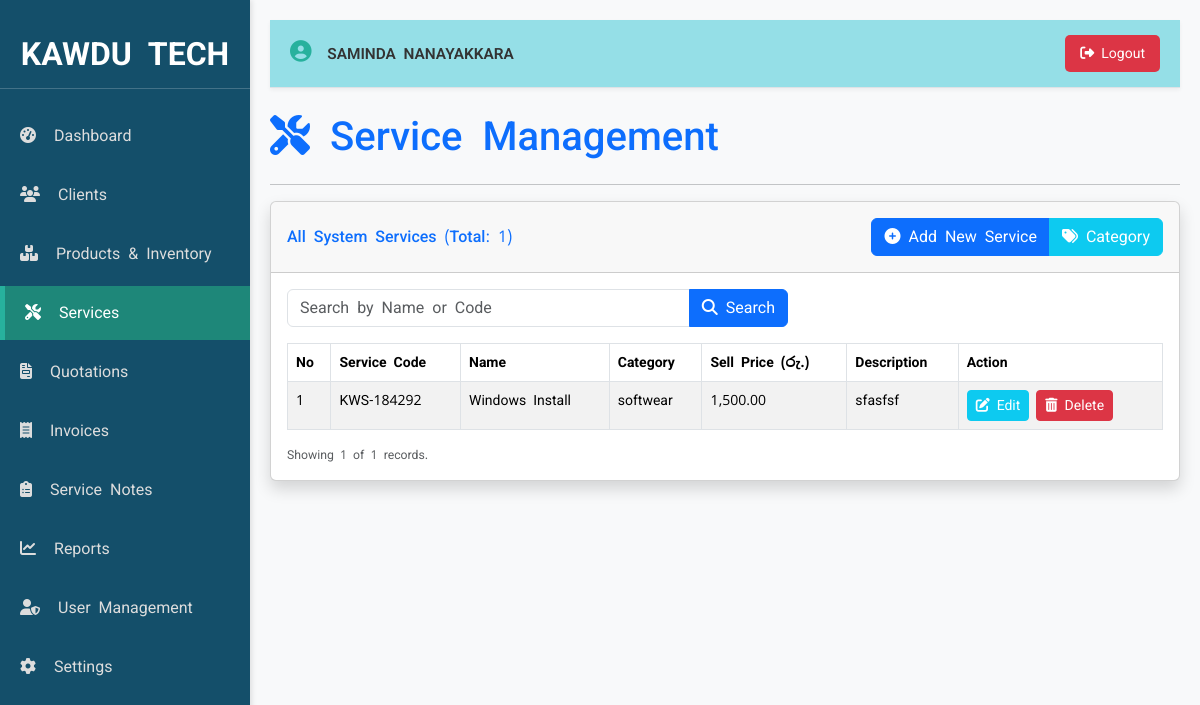
The page /services.php (signed in) on the database as committed earlier.
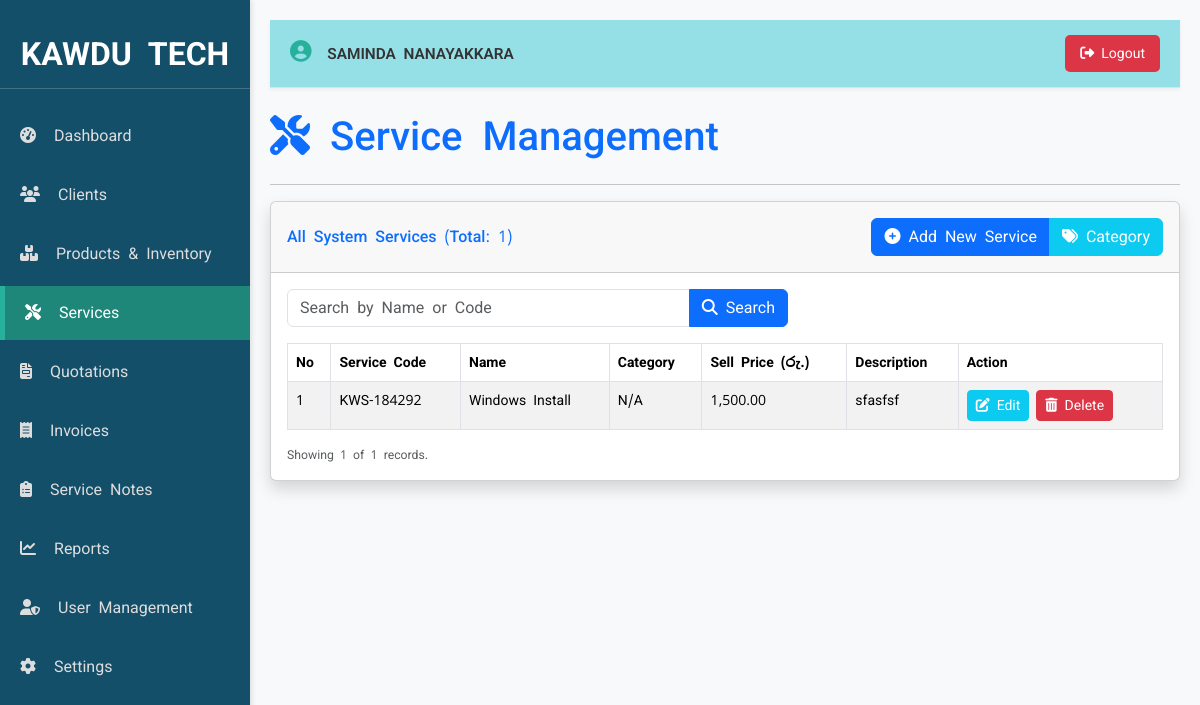
The same page on the database as committed later.
### tables this page shows
CREATE TABLE `services` (
  `service_id` int(11) NOT NULL,
  `service_code` varchar(50) NOT NULL,
  `service_name` varchar(255) NOT NULL,
  `description` text DEFAULT NULL,
  `sell_price` decimal(10,2) NOT NULL DEFAULT 0.00,
  `category_id` int(11) DEFAULT NULL,
  `created_at` timestamp NOT NULL DEFAULT current_timestamp(),
  `image_path` varchar(255) DEFAULT NULL
);

CREATE TABLE `categories` (
  `category_id` int(11) NOT NULL,
  `category_name` varchar(100) NOT NULL,
  `created_at` timestamp NOT NULL DEFAULT current_timestamp()
);

### services.php (the view, shortened to what the changed rows need)
<?php
require_once 'header.php';
require_once 'db_connect.php';
$conn = new mysqli($servername, $username, $password, $dbname);
$limit = 10;
$page = isset($_GET['page']) ? (int)$_GET['page'] : 1;
$start = ($page - 1) * $limit;
$search_query = isset($_GET['search']) ? $conn->real_escape_string($_GET['search']) : '';
$service_data = [];
$search_condition = '';
$sql = "SELECT s.*, c.category_name
        FROM services s
        LEFT JOIN categories c ON s.category_id = c.category_id"
        . $search_condition . " ORDER BY s.service_id DESC LIMIT {$start}, {$limit}";
$result = $conn->query($sql);
if ($result && $result->num_rows > 0) {
    while($row = $result->fetch_assoc()) {
        $service_data[] = $row;
    }
}
?>
    <h1 class="mb-4 text-primary"><i class="fas fa-tools"></i> Service Management</h1>
    <div class="card shadow mb-4">
        <div class="card-body">
            <div class="table-responsive">
                <table class="table table-bordered table-striped table-hover" id="servicesTable" width="100%" cellspacing="0">
                    <thead>
                        <tr>
                            <th>No</th>
                            <th>Service Code</th>
                            <th>Name</th>
                            <th>Category</th>
                            <th>Sell Price (රු.)</th>
                            <th>Description</th>
                            <th>Action</th>
                        </tr>
                    </thead>
                    <tbody>
                        <?php if (!empty($service_data)): ?>
                            <?php foreach ($service_data as $index => $service): ?>
                            <tr>
                                <td><?php echo $start + $index + 1; ?></td>
                                <td><?php echo htmlspecialchars($service['service_code']); ?></td>
                                <td><?php echo htmlspecialchars($service['service_name']); ?></td>
                                <td><?php echo htmlspecialchars($service['category_name'] ?? 'N/A'); ?></td>
                                <td><?php echo number_format($service['sell_price'] ?? 0, 2); ?></td>
                                <td><?php echo htmlspecialchars($service['description'] ?? '-'); ?></td>
                                <td>
                                    <button class="btn btn-sm btn-info text-white" onclick="loadServiceForEdit(<?php echo $service['service_id']; ?>)">
                                        <i class="fas fa-edit"></i> Edit
                                    </button>
                                    <?php if ($_SESSION['user_type'] === 'Admin'):  ?>
                                    <button class="btn btn-sm btn-danger" onclick="confirmDeleteService(<?php echo $service['service_id']; ?>, '<?php echo htmlspecialchars($service['service_name'], ENT_QUOTES, 'UTF-8'); ?>')">
                                        <i class="fas fa-trash-alt"></i> Delete
                                    </button>
                                    <?php endif; ?>
                                </td>
                            </tr>
                            <?php endforeach; ?>
                        <?php else: ?>
                            <tr>
                                <td colspan="7" class="text-center">No services found <?php echo !empty($search_query) ? "matching '{$search_query}'" : ""; ?>.</td>
                            </tr>
                        <?php endif; ?>
                    </tbody>
                </table>
            </div>
        </div>
    </div>
<?php
require_once 'footer.php';
?>

Rows that differ between the two databases and show on the page:
changed services "KWS-184292": category.category_name "softwear" → "N/A"
